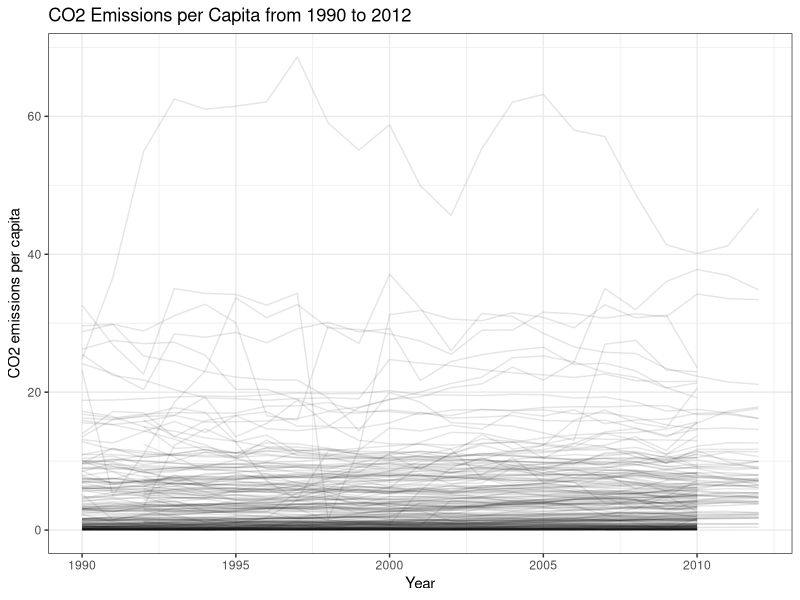
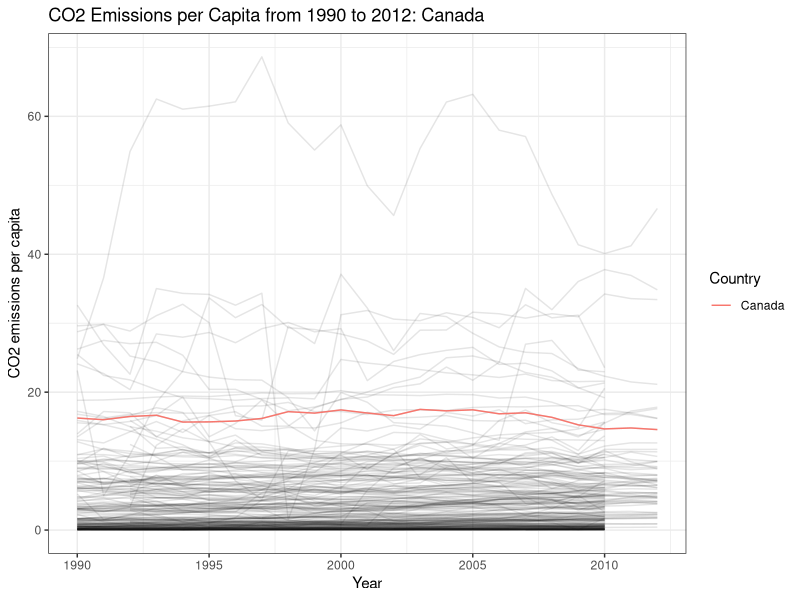
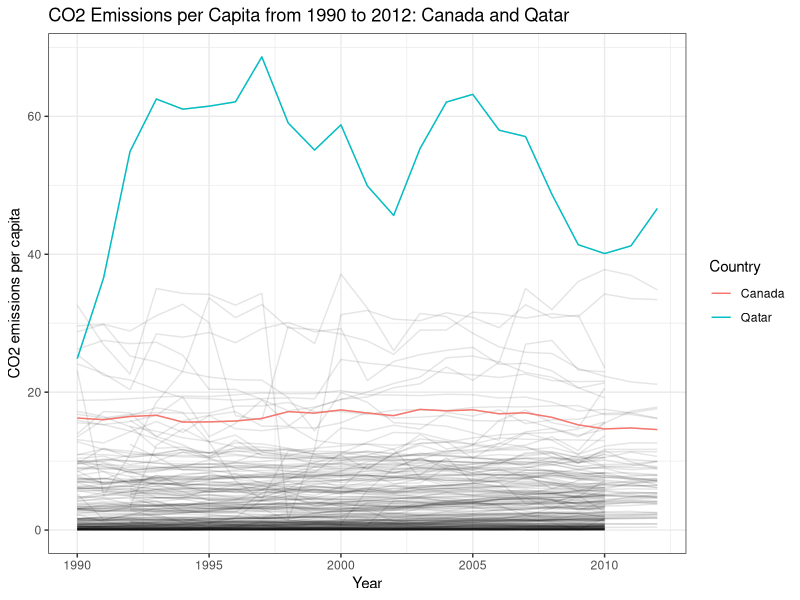
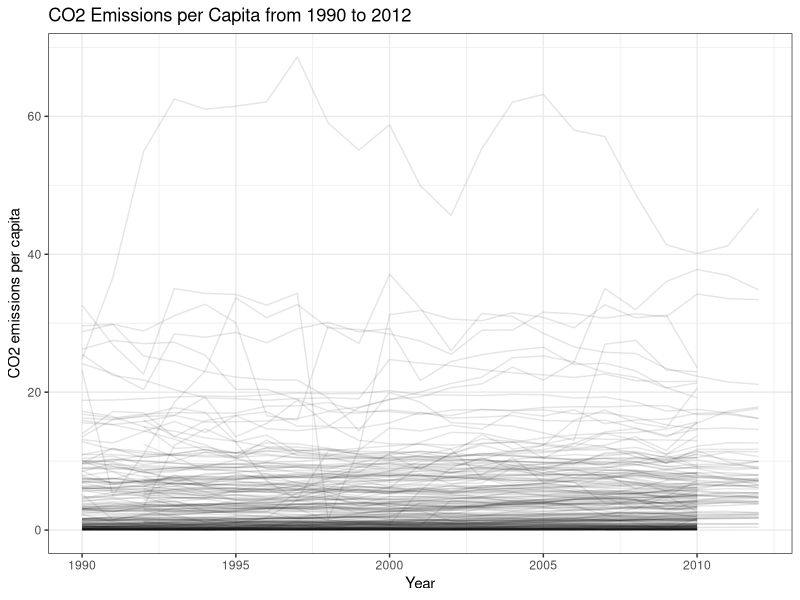
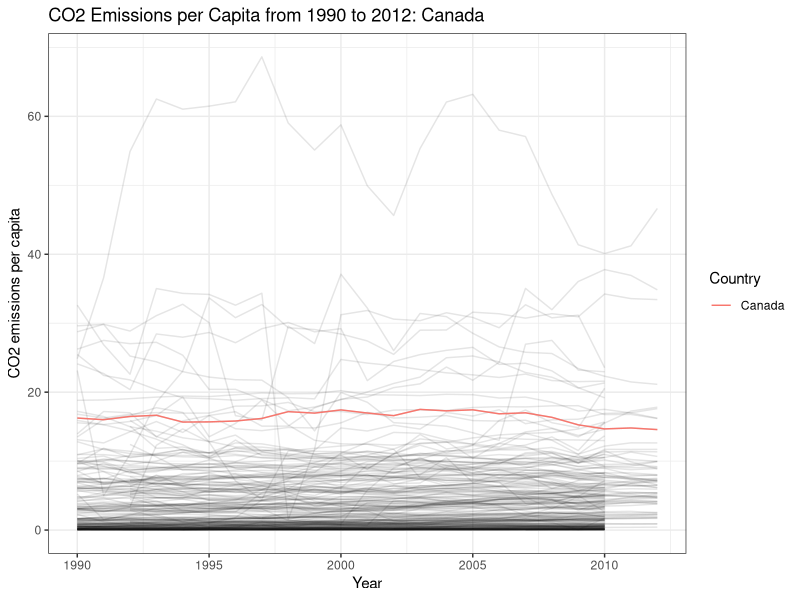
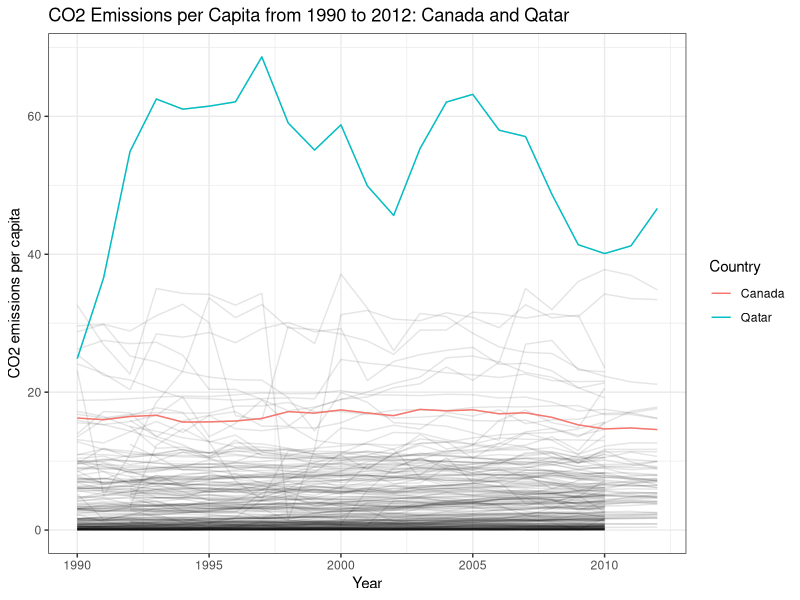

Here is the R script that generated these plots, in order:
#Second Script: read the data, perform some analysis, and write numerical data to file in CSV
#Next, I wanted to bring the data in as data frame. 
#I found that the years were being read in with an "X" in front of the year for some reason, 
#but using the check.names = FALSE argument fixed this so that the column names were read in as I wanted them to be.

CO2 <- read.csv("CO2_emissions-CDIAC.csv", header = TRUE, check.names = FALSE, na="NA")
head(CO2)
str(CO2)

##Basic Data Cleaning

#Some basic data cleaning was needed, since I was using a different data set from what we've seen in class.

#As we can see from taking a quick look at the data, each year currently is it's own variable - I wanted to reshape the data so that year is it's own variable.

library(tidyr)
library(tidyverse)
CO2_a <- CO2 %>% 
gather(key = "Year", value = "CO2_emission_per_capita", `1751`:`2012`) %>% 
arrange(Country)
str(CO2_a)


#This is good, but I also want year to be numeric, not character.


CO2_a$Year <- as.numeric(CO2_a$Year)
str(CO2_a)


#The other issue I have with this data is that there are not many countries that have data since 1751, when the data set begins. There seems to be fairly complete data since the 90s, so I decided to drop all year before 1990 and any countries that don't have data since then.

CO2_b <- CO2_a %>% 
  filter(Year == 1990:2012) %>% 
  filter(CO2_emission_per_capita > 0) %>% 
  arrange(Country)
head(CO2_b)
str(CO2_b)


#So for the final cleaned data set, we end up with 141 countries with data on CO2 emissions per capita for every year since 1990 until 2010.

##Perform Exploratory Analyses

#Now on to some data exploration.

library(tidyverse)
p1_CO2_time_series_plot <- CO2_b %>%
  ggplot(aes(x=Year, y=CO2_emission_per_capita, group=Country)) +
  geom_line(alpha=0.1) +
  scale_y_continuous(name="CO2 emissions per capita") +
  ggtitle("CO2 Emissions per Capita from 1990 to 2012")+
  theme_bw()
p1_CO2_time_series_plot

#Perhaps we are interested in how Canada fits into this plot:
  
p2_CO2_time_series_plot_Canada <- CO2_b %>%
  ggplot(aes(x=Year, y=CO2_emission_per_capita, group=Country)) +
  geom_line(alpha=0.1) +
  scale_y_continuous(name="CO2 emissions per capita") +
  ggtitle("CO2 Emissions per Capita from 1990 to 2012: Canada")+
  theme_bw()+
  geom_line(aes(x=Year, y=CO2_emission_per_capita, colour=Country), data=subset(CO2_b, Country == "Canada"))
p2_CO2_time_series_plot_Canada

#Or maybe we want to highlight the country with the highest CO2 emissions.

maxCO2 <- CO2_b %>% 
  group_by(Country) %>% 
  summarize(maxCO2=max(CO2_emission_per_capita)) %>% 
  arrange(desc(maxCO2))
head(maxCO2)

#The country with the highest CO2 emissions is Qatar, and so we can highlight that line too in the time series plot.

p3_CO2_time_series_plot_Qatar_vs_Canada <- CO2_b %>%
  ggplot(aes(x=Year, y=CO2_emission_per_capita, group=Country)) +
  geom_line(alpha=0.1) +
  scale_y_continuous(name="CO2 emissions per capita") +
  ggtitle("CO2 Emissions per Capita from 1990 to 2012: Canada and Qatar")+
  theme_bw()+
  geom_line(aes(x=Year, y=CO2_emission_per_capita, colour=Country), data=subset(CO2_b, Country == "Qatar" | Country == "Canada"))
p3_CO2_time_series_plot_Qatar_vs_Canada

#Save the descriptive time series plots to file with highly informative names:
  
ggsave("hw07_timeseries-CO2emissions-vs-year.png", p1_CO2_time_series_plot)
ggsave("hw07_timeseries-CO2emissions-vs-year-Canada.png", p2_CO2_time_series_plot_Canada)
ggsave("hw07_timeseries-CO2emissions-vs-year-Canada-Qatar.png", p3_CO2_time_series_plot_Qatar_vs_Canada)

#Save the CO2_b data to file for immediate and future reuse.

write_csv(CO2_b, "CO2_b.csv")
saveRDS(CO2_b,"CO2_b.rds")



